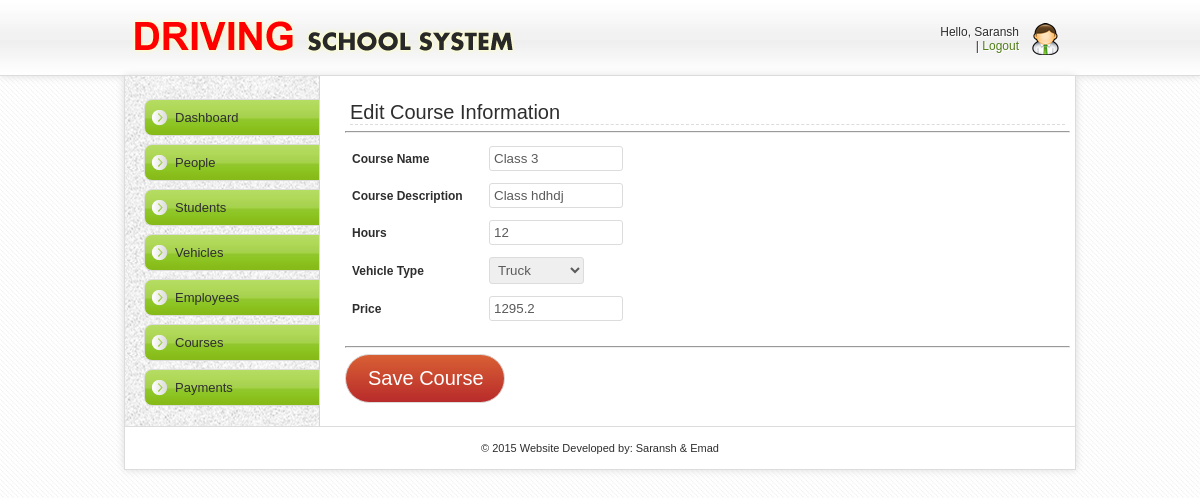
The app's page /edit-course.php?cid=7 (signed in) with its own data.
### tables this page shows
CREATE TABLE `courses` (
`id_course` int(15) NOT NULL,
  `cost` float DEFAULT NULL,
  `duration` int(3) DEFAULT NULL,
  `type` varchar(10) DEFAULT NULL,
  `description` text,
  `course_name` varchar(15) DEFAULT NULL
);

### edit-course.php (the view, shortened to what this page needs)
<?php
include 'includes/dashboard_header.php'
?>
  </head>
  <body>
<div id="header">
  <div class="inHeader">
    <div class="mosAdmin">
    Hello, <?php echo ucfirst($_SESSION['user']);
    ?><br>
   | <a href="includes/logout.php">Logout</a>
    </div>
  </div>
</div>
<div id="wrapper">
  <div id="leftBar">
  <ul>
 <?php
include'includes/dashboard_menu.php'
 ?>
  </ul>
  </div>
  <div id="rightContent">
  <h3>Edit Course Information</h3>
  <hr />
    <?php
    $cid = (isset($_GET['cid']) ? $_GET['cid'] : null);
  if($cid){
include 'includes/connect.php';
$sqls= mysqli_query($dbhandle,"SELECT * from courses where id_course='$cid'");
$sqlf=mysqli_fetch_assoc($sqls);
   ?>
    <table width="95%">
     <form name="newstudent" method="POST" action="<?php echo htmlspecialchars($_SERVER['PHP_SELF']); ?>">
      <tr><td width="125px"><b>Course Name</b></td><td><input type="text" maxlength="15" autocomplete="off" name="coursename" value="<?php echo $sqlf['course_name']; ?>" class="pendek" required></td></tr>
            <tr><td width="125px"><b>Course Description</b></td><td><input type="text" maxlength="25" autocomplete="off" name="description"  value="<?php echo $sqlf['description']; ?>" class="pendek" required></td></tr>
      <tr><td><b>Hours</b></td><td><input type="number" name="duration"  value="<?php echo $sqlf['duration']; ?>" maxlength="15" autocomplete="off" class="pendek" required></td></tr>
            <tr><td><b>Vehicle Type</b></td><td>
                <select name="type">
				<?php
include 'includes/connect.php';
$sqls= mysqli_query($dbhandle,"SELECT * from courses where id_course='$cid'");
$sqlf=mysqli_fetch_assoc($sqls);
				?>
          <option value="TRUCK" <?php  if ($sqlf['type']=='TRUCK'){echo "selected";}  ?>>Truck</option>
        </select>
            </td></tr>
            <tr><td><b>Price</b></td><td><input type="text" autocomplete="off"  value="<?php echo $sqlf['cost']; ?>" name="cost" class="pendek" required></td></tr>
                        <tr><td><b></b></td><td>
</td>
</tr>
    </table>
 <hr />
  <div align="left"><input class="btn" type="submit" name="submit" value="Save Course" /></div>
<?php
}
?>
</div>
<?php
include 'includes/dashboard_footer.php'
?>

### css/mos-style.css (style rules this page uses)
body { background: url(img/latar.jpg); margin: 0; padding: 0; font-family: Arial; font-size: 12px; color: #2e2e2e; text-align: center; }
a { color: #527e19; text-decoration: none; }
input { padding: 4px;color: #5b5b5b;border: 1px solid #dcdcdc; -moz-border-radius: 3px;-webkit-border-radius: 3px;-o-border-radius: 3px; }
input.pendek { width: 25%; }
select { padding: 4px;color: #5b5b5b;border: 1px solid #dcdcdc; -moz-border-radius: 3px;-webkit-border-radius: 3px;-o-border-radius: 3px; }
table { border:none;font-size: 12px; }
td { border:none; padding: 5px; }
#header { width: 100%; border-bottom: 1px solid #dcdcdc; background: url(img/headerbg.jpg) repeat left; height: 75px; z-index: 1000; -moz-box-shadow: 0px 0px 8px #dcdcdc; -webkit-box-shadow: 0px 0px 8px #dcdcdc; }
.inHeader { float: center; background: url(img/logo.png) no-repeat left center; margin: auto; width: 920px; height: 45px; padding: 15px; border-right: 0px solid #dcdcdc; border-left: 0px solid #dcdcdc; }
.mosAdmin { float: right; border: 0px solid #dcdcdc; margin: 0 1px 0 auto; text-align: right; padding: 10px 40px 10px 10px; background: url(img/Administrator.png) no-repeat right center; text-shadow: 1px 1px #fff; }
#wrapper { width: 950px; padding: 15px 0 0 0; position: relative; border-left: 1px solid #dcdcdc; border-right: 1px solid #dcdcdc; border-bottom: 1px solid #dcdcdc; float: center; margin: auto; text-align: left; background: #fff url(img/bg_kiri.png) repeat-y; -moz-box-shadow: 0px 0px 8px #dcdcdc; -webkit-box-shadow: 0px 0px 8px #dcdcdc; }
#leftBar { width: 185px; float: left; padding: 0 0 20px 10px; border-right: 0px solid #dcdcdc; text-align: left; }
#leftBar ul { list-style: none;padding: 0; margin: 0;font-size: 13px; }
#rightContent { width: 725px; padding: 5px; float: right; border-left: 0px solid #dcdcdc; text-align: left; background: #fff; }
#rightContent h3 { font-size: 20px; font-weight: normal; padding: 0; margin: 5px; border-bottom: 1px dashed #dcdcdc; }
.btn { background: #d96034; background-image: -webkit-linear-gradient(top, #d96034, #b82b2b); background-image: -moz-linear-gradient(top, #d96034, #b82b2b); background-image: -ms-linear-gradient(top, #d96034, #b82b2b); background-image: -o-linear-gradient(top, #d96034, #b82b2b); background-image: linear-gradient(to bottom, #d96034, #b82b2b); -webkit-border-radius: 28; -moz-border-radius: 28; border-radius: 28px; font-family: Arial; color: #ffffff; font-size: 20px; padding: 12px 20px 12px 22px; text-decoration: none; }

### records on screen
courses: coursename "Class 3", description "Class hdhdj", duration "12", type "Truck", cost "1295.2"

### other values on screen
$_SESSION['user'] "Saransh"
